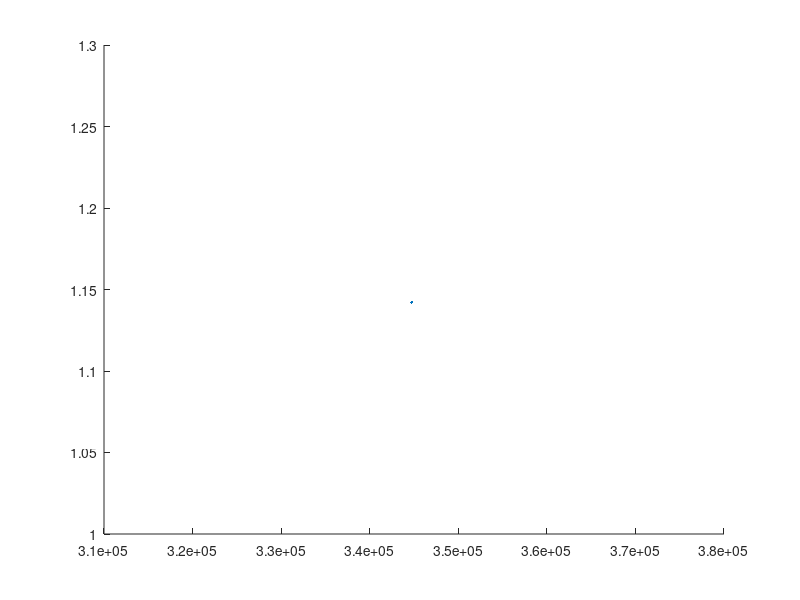

Write MATLAB code to recreate this figure.
y=1.4;%ratio of specific heats
for pcpsi=50%[40:.1:100] ;%Chamber Pressure [Psi]
pc=pcpsi/1.450377E-4%chamber pressure [Pa]
pe=14.7/1.450377E-4;%atmosphereic pressure at sea level [Pa]
Me=sqrt(2/(y-1)*((pc/pe)^((y-1)/y)-1))%Mach number at nozzle exit
e=1/Me*sqrt((2/(y+1)*(1+(y-1)/2*Me^2))^((y+1)/(y-1)))%Area ratio Ae/At
hold all
plot(pc,e);
end